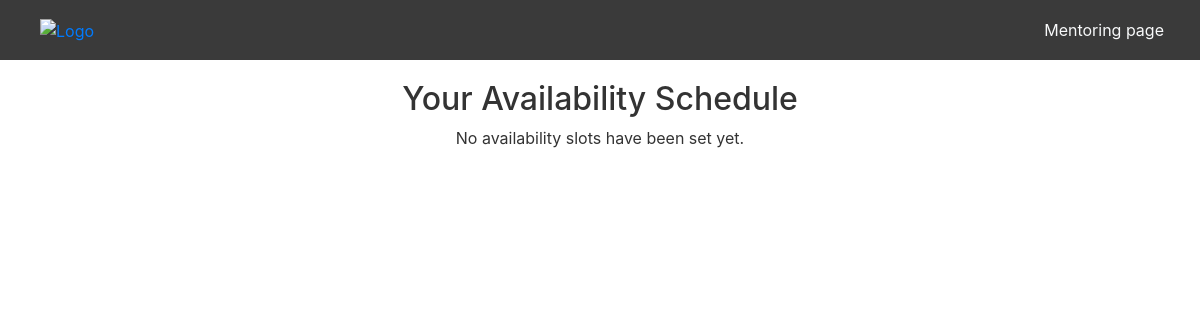
The page /en/availability_dates (signed in) on the database as committed earlier.
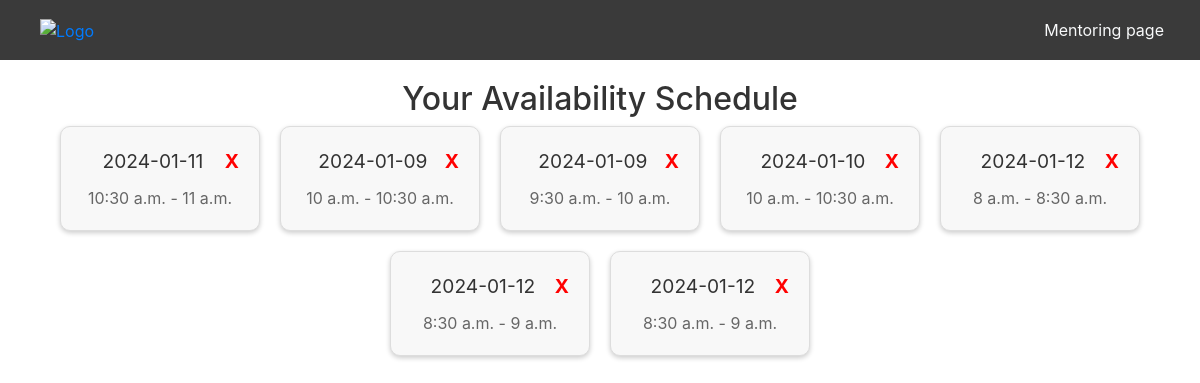
The same page on the database as committed later.
### mentoring_app/models.py (models this page shows, shortened)
class Availability(models.Model):
    user = models.ForeignKey(User, on_delete=models.CASCADE)
    day_of_week = models.CharField(max_length=10)
    start_time = models.TimeField()
    end_time = models.TimeField()

### mentoring_app/views.py (the view)
# urls.py: path('availability_dates',views.availability_dates,name='availability_dates'),
def availability_dates(request):
    availability_slots = Availability.objects.filter(user=request.user)
    return render(request, 'mentoring_app/availability_dates.html',{'availability_slots': availability_slots})

### templates/mentoring_app/availability_dates.html (shortened to what this page needs)
{% extends 'base_site.html' %}
{% load i18n %}
{% load static %}
{% block navbar %}
    {% include 'nav_mentoring.html' %}
{% endblock %}
{% block content %}
    <div class="availability-container">
        <h2>{% trans 'Your Availability Schedule' %}</h2>
        <div class="availability-cards">
            {% for slot in availability_slots %}
                <div class="availability-card">
                    <div class="date">
                        <span class="day">{{ slot.day_of_week }}</span>
                        <a href="{% url 'delete_availability' slot.id %}" class="delete-btn">X</a>
                    </div>
                    <div class="time">
                        <span>{{ slot.start_time }} - {{ slot.end_time }}</span>
                    </div>
                </div>
            {% empty %}
                <p>{% trans 'No availability slots have been set yet.' %}</p>
            {% endfor %}
        </div>
    </div>
{% endblock %}

Rows that differ between the two databases and show on the page:
added Availability: day_of_week "2024-01-11", start_time "10:30 a.m.", end_time "11 a.m."
added Availability: day_of_week "2024-01-09", start_time "10 a.m.", end_time "10:30 a.m."
added Availability: day_of_week "2024-01-09", start_time "9:30 a.m.", end_time "10 a.m."
added Availability: day_of_week "2024-01-10", start_time "10 a.m.", end_time "10:30 a.m."
added Availability: day_of_week "2024-01-12", start_time "8 a.m.", end_time "8:30 a.m."
added Availability: day_of_week "2024-01-12", start_time "8:30 a.m.", end_time "9 a.m."
added Availability: day_of_week "2024-01-12", start_time "8:30 a.m.", end_time "9 a.m."
Other text that changed with them:
text no longer shown: "No availability slots have been set yet."
